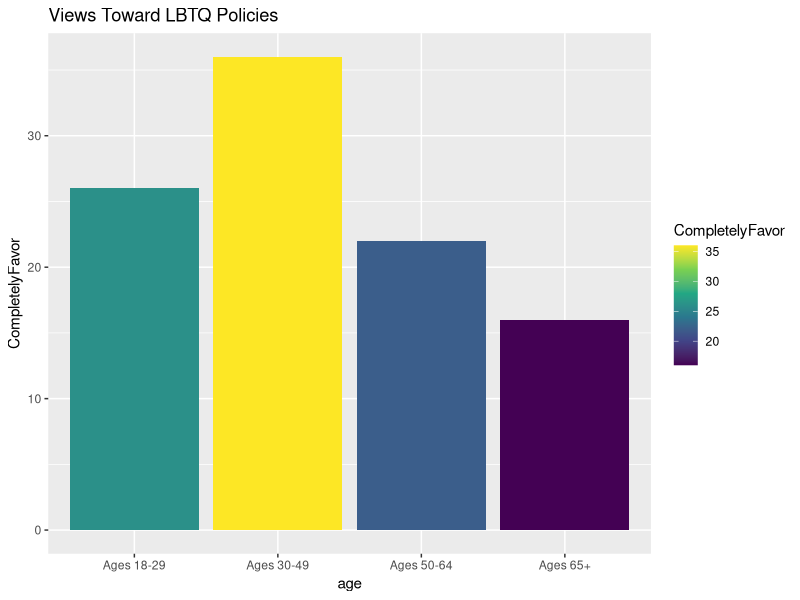

Reproduce this figure in R.
#' ---
#' title: "Example of Making a DataFrame / Tibble From Published Data"
#' output:
#'   html_document:
#'     highlight: haddock
#' ---

# Use tribble to make a tibble / data.frame
# from published data


# Overview of tribble: https://tibble.tidyverse.org/reference/tribble.html
# Published Data: https://www.prri.org/research/despite-partisan-rancor-despite-partisan-rancor-americans-broadly-support-lgbtq-rights-broadly-support-lgbtq-rights/
# Table 4.1

library(tibble)

mydata <- tribble(
  ~age, ~AllAmericans, ~CompletelyAgainst, ~SomewhatAgainst, ~SomewhatInFavor, ~CompletelyFavor, ~DontKnow,
  "Ages 18-29", 21, 13, 15, 20, 26, 14,
  "Ages 30-49", 33, 27, 27, 36, 36, 27,
  "Ages 50-64", 25, 32, 28, 25, 22, 27,
  "Ages 65+", 21, 28, 29, 20, 16, 31
)

mydata # replay

library(ggplot2)

ggplot(mydata,
       aes(x = age,
           y = CompletelyFavor,
           fill = CompletelyFavor)) +
  labs(title = "Views Toward LBTQ Policies") +
  geom_col() + # columns
  scale_fill_viridis_c()